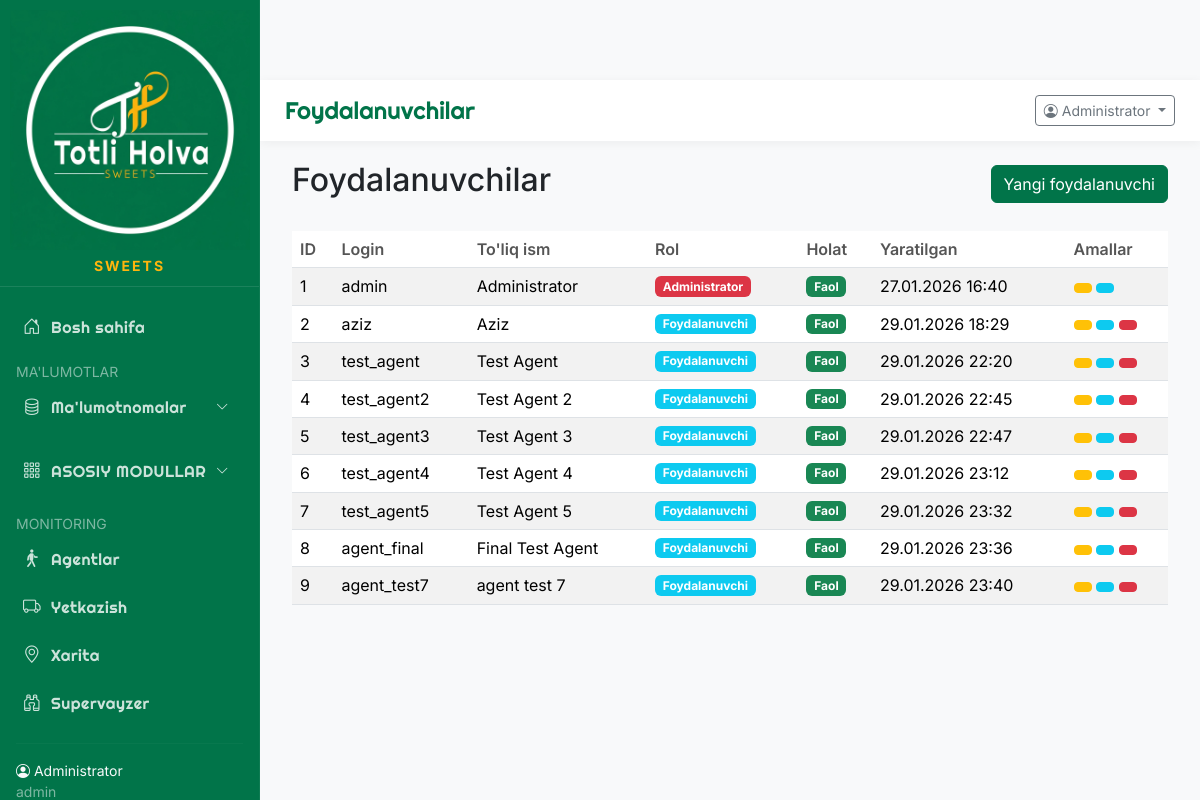
Screenshot of /info/users (signed in) with the database file from the repository.
### app/models/database.py (models this page shows)
class User(Base):
    __tablename__ = "users"
    id = Column(Integer, primary_key=True, index=True)
    username = Column(String(50), unique=True, index=True)
    password_hash = Column(String(255))
    full_name = Column(String(100))
    role = Column(String(20), default="user")  # admin, manager, user
    phone = Column(String(20))
    is_active = Column(Boolean, default=True)
    created_at = Column(DateTime, default=datetime.now)

### main.py (the view)
@app.get("/info/users", response_class=HTMLResponse)
async def info_users(request: Request, db: Session = Depends(get_db), current_user: User = Depends(require_auth)):
    if not current_user:
        return RedirectResponse(url="/login", status_code=303)
    users = db.query(User).all()
    return templates.TemplateResponse("info/users.html", {
        "request": request,
        "users": users,
        "current_user": current_user,
        "page_title": "Foydalanuvchilar"
    })

### app/templates/info/users.html (shortened to what this page needs)
{% extends "base.html" %}
{% block content %}
<div class="container-fluid">
    <div class="d-flex justify-content-between align-items-center mb-4">
        <h2> Foydalanuvchilar</h2>
        <button class="btn btn-primary" data-bs-toggle="modal" data-bs-target="#addUserModal">
             Yangi foydalanuvchi
        </button>
    </div>
    {% if users %}
    <div class="table-responsive">
        <table class="table table-striped table-hover">
            <thead>
                <tr>
                    <th>ID</th>
                    <th>Login</th>
                    <th>To'liq ism</th>
                    <th>Rol</th>
                    <th>Holat</th>
                    <th>Yaratilgan</th>
                    <th>Amallar</th>
                </tr>
            </thead>
            <tbody>
                {% for user in users %}
                <tr>
                    <td>{{ user.id }}</td>
                    <td>{{ user.username }}</td>
                    <td>{{ user.full_name }}</td>
                    <td>
                        {% if user.role == 'admin' %}
                        <span class="badge bg-danger">Administrator</span>
                        {% elif user.role == 'manager' %}
                        <span class="badge bg-warning">Menejer</span>
                        {% else %}
                        <span class="badge bg-info">Foydalanuvchi</span>
                        {% endif %}
                    </td>
                    <td>
                        {% if user.is_active %}
                        <span class="badge bg-success">Faol</span>
                        {% else %}
                        <span class="badge bg-secondary">Faol emas</span>
                        {% endif %}
                    </td>
                    <td>{{ user.created_at.strftime('%d.%m.%Y %H:%M') if user.created_at else '-' }}</td>
                    <td>
                        <button class="btn btn-sm btn-warning"
                            onclick="editUser({{ user.id }}, '{{ user.username }}', '{{ user.full_name }}', '{{ user.role }}', {{ 'true' if user.is_active else 'false' }})">
                        </button>
                        <button class="btn btn-sm btn-info"
                            onclick="changePassword({{ user.id }}, '{{ user.username }}')">
                        </button>
                        {% if user.id != current_user.id %}
                        <button class="btn btn-sm btn-danger"
                            onclick="deleteUser({{ user.id }}, '{{ user.username }}')">
                        </button>
                        {% endif %}
                    </td>
                </tr>
                {% endfor %}
            </tbody>
        </table>
    </div>
    {% else %}
    <div class="alert alert-info">
        <i class="fas fa-info-circle"></i> Hozircha foydalanuvchilar yo'q. Yangi foydalanuvchi qo'shish uchun yuqoridagi
        tugmani bosing.
    </div>
    {% endif %}
</div>
{% endblock %}

### app/templates/base.html (shortened to what this page needs)
﻿<!DOCTYPE html>
<html lang="uz">
<head>
    <link href="https://cdn.jsdelivr.net/npm/bootstrap@5.3.2/dist/css/bootstrap.min.css" rel="stylesheet">
    <link href="https://cdn.jsdelivr.net/npm/bootstrap-icons@1.11.1/font/bootstrap-icons.css" rel="stylesheet">
</head>
<body>
    <div class="mobile-header">
        <div class="hamburger" onclick="toggleSidebar()">
        </div>
        <div class="title">TOTLI HOLVA</div>
        <div class="user-menu">
        </div>
    </div>
    <nav class="sidebar">
        <div class="logo">
            <img src="/static/images/logo_circle.png" alt="TOTLI HOLVA"
                style="width: 240px; height: 240px; object-fit: contain; display: block;">
            <span
                style="color: #FFB50D; font-size: 14px; text-transform: uppercase; letter-spacing: 2px; display: block; margin-top: 5px; font-weight: 700;">SWEETS</span>
        </div>
        <ul class="nav flex-column mt-3">
            <li class="nav-item">
                <a class="nav-link {% if page_title == 'Bosh sahifa' %}active{% endif %}" href="/">
                    <i class="bi bi-house-door"></i> Bosh sahifa
                </a>
            </li>
            <li class="nav-item mt-2">
                <small class="text-light opacity-50 px-3">MA'LUMOTLAR</small>
            </li>
            <li class="nav-item">
                <a class="nav-link" data-bs-toggle="collapse" href="#malumotlarMenu" role="button"
                    aria-expanded="false">
                    <i class="bi bi-database"></i> Ma'lumotnomalar
                    <i class="bi bi-chevron-down ms-auto"></i>
                </a>
            </li>
            <li class="nav-item mt-3">
                <a class="nav-link" data-bs-toggle="collapse" href="#asosiyModullarMenu" role="button"
                    aria-expanded="false">
                    <i class="bi bi-grid-3x3-gap"></i> ASOSIY MODULLAR
                    <i class="bi bi-chevron-down ms-auto"></i>
                </a>
            </li>
            <li class="nav-item mt-3">
                <small class="text-light opacity-50 px-3">MONITORING</small>
            </li>
            <li class="nav-item">
                <a class="nav-link {% if 'Agent' in page_title %}active{% endif %}" href="/agents">
                    <i class="bi bi-person-walking"></i> Agentlar
                </a>
            </li>
            <li class="nav-item">
                <a class="nav-link {% if 'Yetkazish' in page_title %}active{% endif %}" href="/delivery">
                    <i class="bi bi-truck"></i> Yetkazish
                </a>
            </li>
            <li class="nav-item">
                <a class="nav-link {% if 'Xarita' in page_title %}active{% endif %}" href="/map">
                    <i class="bi bi-geo-alt"></i> Xarita
                </a>
            </li>
            <li class="nav-item">
                <a class="nav-link {% if 'Supervayzer' in page_title %}active{% endif %}" href="/supervisor">
                    <i class="bi bi-binoculars"></i> Supervayzer
                </a>
            </li>
        </ul>
        <div class="mt-auto px-3 pb-3">
            <hr style="border-color: rgba(255,255,255,0.1);">
            {% if current_user %}
            <div class="d-flex align-items-center mb-2">
                <div class="flex-grow-1">
                    <small class="text-light d-block"><i class="bi bi-person-circle"></i> {{ current_user.full_name
                        }}</small>
                    <small class="text-light opacity-50">{{ current_user.role }}</small>
                </div>
            </div>
            {% endif %}
        </div>
    </nav>
    <div class="main-content">
        <div class="top-bar">
            <h5>{{ page_title }}</h5>
            <div class="d-flex align-items-center">
                {% if current_user %}
                <div class="dropdown">
                    <button class="btn btn-sm btn-outline-secondary dropdown-toggle" type="button" id="userDropdown"
                        data-bs-toggle="dropdown" aria-expanded="false">
                        <i class="bi bi-person-circle"></i> {{ current_user.full_name }}
                    </button>
                </div>
                {% else %}
                <span class="me-3 text-muted">
                    <i class="bi bi-person-circle"></i> Mehmon
                </span>
                {% endif %}
            </div>
        </div>
        {% block content %}{% endblock %}
    </div>
</body>
</html>

### app/templates/base.html (style rules this page uses)
:root { --primary-color: #017449; --secondary-color: #017449; --accent-color: #FFB50D; --bg-color: #f8f9fa; }
body { font-family: 'Inter', sans-serif; background-color: #f8f9fa; }
.sidebar { position: fixed; top: 0; left: 0; height: 100vh; width: 260px; background-color: var(--primary-color); padding-top: 0; z-index: 1000; overflow-y: auto; border-right: 1px solid rgba(255, 255, 255, 0.05); }
.sidebar { -ms-overflow-style: none; scrollbar-width: none; }
.sidebar .logo { padding: 10px; text-align: center; border-bottom: 1px solid rgba(255, 255, 255, 0.1); display: flex; flex-direction: column; align-items: center; justify-content: center; background-color: var(--primary-color); }
.sidebar .logo span { color: var(--accent-color); font-size: 12px; font-family: 'Inter', sans-serif; letter-spacing: 0.5px; }
.sidebar .nav-link { color: rgba(255, 255, 255, 0.8); padding: 12px 20px; display: flex; align-items: center; transition: all 0.3s; border-left: 3px solid transparent; font-family: 'Righteous', cursive; letter-spacing: 0.5px; }
.sidebar .nav-link i { margin-right: 10px; font-size: 1.1rem; }
.sidebar .nav-link .ms-auto { margin-left: auto; font-size: 0.8rem; transition: transform 0.3s; }
.main-content { margin-left: 260px; padding: 20px; }
.top-bar { background: white; padding: 15px 25px; margin: -20px -20px 20px -20px; box-shadow: 0 2px 10px rgba(0, 0, 0, 0.05); display: flex; justify-content: space-between; align-items: center; }
.top-bar h5 { margin: 0; font-weight: 400; font-family: 'Righteous', cursive; color: var(--primary-color); font-size: 1.5rem; }
.btn-primary { background: var(--primary-color); border-color: var(--primary-color); }
.table { margin: 0; }
.table th { font-weight: 600; color: #555; border-top: none; }

### rows the page displays
User: full_name "Administrator", role "admin", id "1", username "admin", is_active "Faol", created_at "27.01.2026 16:40"
User: id "2", username "aziz", full_name "Aziz", role "Foydalanuvchi", is_active "Faol", created_at "29.01.2026 18:29"
User: id "3", username "test_agent", full_name "Test Agent", role "Foydalanuvchi", is_active "Faol", created_at "29.01.2026 22:20"
User: id "4", username "test_agent2", full_name "Test Agent 2", role "Foydalanuvchi", is_active "Faol", created_at "29.01.2026 22:45"
User: id "5", username "test_agent3", full_name "Test Agent 3", role "Foydalanuvchi", is_active "Faol", created_at "29.01.2026 22:47"
User: id "6", username "test_agent4", full_name "Test Agent 4", role "Foydalanuvchi", is_active "Faol", created_at "29.01.2026 23:12"
User: id "7", username "test_agent5", full_name "Test Agent 5", role "Foydalanuvchi", is_active "Faol", created_at "29.01.2026 23:32"
User: id "8", username "agent_final", full_name "Final Test Agent", role "Foydalanuvchi", is_active "Faol", created_at "29.01.2026 23:36"
User: id "9", username "agent_test7", full_name "agent test 7", role "Foydalanuvchi", is_active "Faol", created_at "29.01.2026 23:40"

### other values shown
{{ page_title }} "Foydalanuvchilar"
